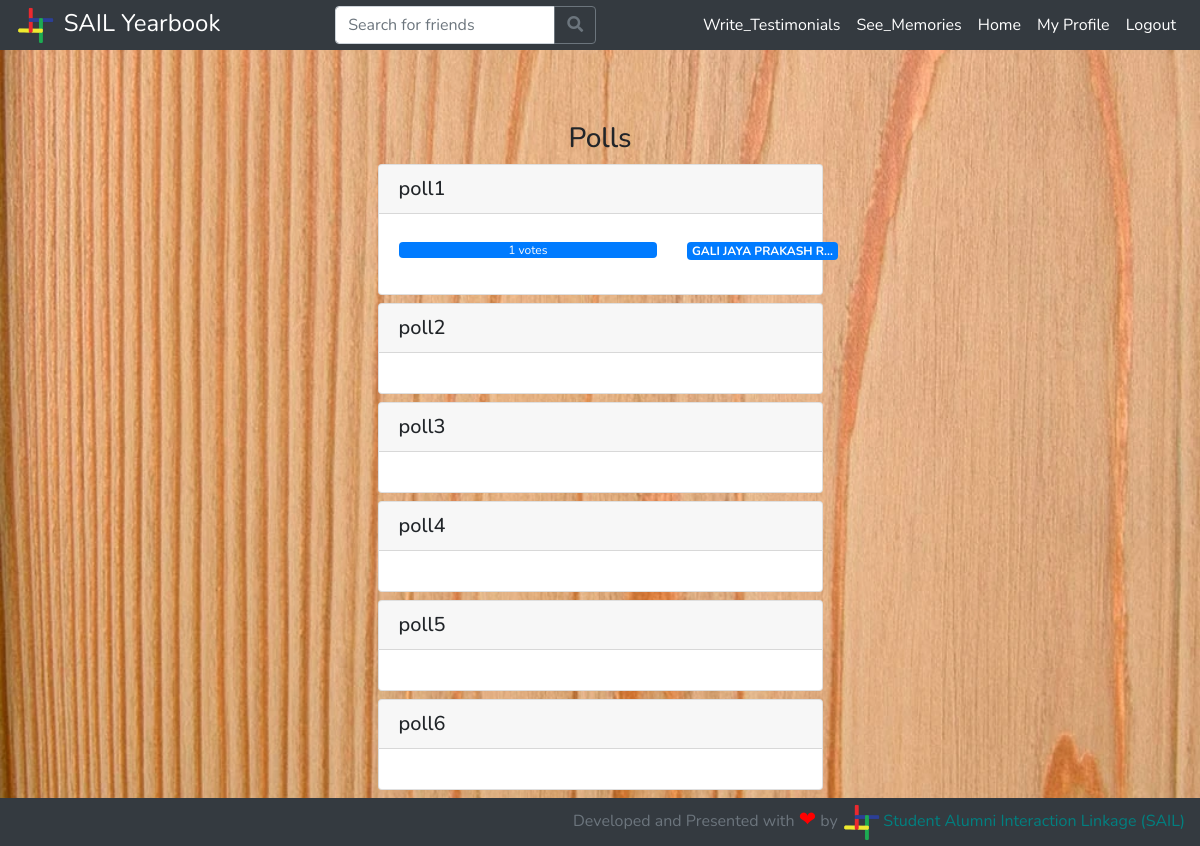
Screenshot of / (signed in) with the database file from the repository.
### students/models.py (models this page shows, shortened)
class PollQuestion(models.Model):
    question = models.CharField(max_length=200)

class Profile(models.Model):
    btech = '01'
    mtech = '41'
    phd = '61'
    msc = '21'
    msr = '43'
    ma = '22'
    bdes = '02'
    mdes = '42'
    error = '00'
    program_values = (
        (btech, 'BTech'),
        (mtech, 'MTech'),
        (phd, 'PhD'),
        (msc, 'MSc'),
        (msr, 'MS-R'),
        (ma, 'MA'),
        (bdes, 'BDes'),
        (mdes, 'MDes'),
        (error, 'Error')
    )
    cse = '01'
    ece = '02'
    me = '03'
    ce = '04'
    dd = '05'
    bsbe = '06'
    cl = '07'
    cst = '22'
    eee = '08'
    ma = '23'
    ph = '21'
    rt = '54'
    hss = '41'
    enc = '51'
    env = '52'
    nt = '53'
    lst = '55'
    department_values = (
        (cse, 'Computer Science & Engineering'),
        (ece, 'Electronics & Communication Engineering'),
        (me, 'Mechanical Engineering'),
        (ce, 'Civil Engineering'),
        (dd, 'Design'),
        (bsbe, 'Biosciences & Bioengineering'),
        (cl, 'Chemical Engineering'),
        (cst, 'Chemical Science & Technology'),
        (eee, 'Electronics & Electrical Engineering'),
        (ma, 'Mathematics & Computing'),
        (ph, 'Engineering Physics'),
        (rt, 'Rural Technology'),
        (hss, 'Humanities & Social Sciences'),
        (enc, 'Centre for Energy'),
        (env, 'Centre for Environment'),
        (nt, 'Centre for Nanotechnology'),
        (lst, 'Centre for Linguistic Science & Technology'),
        (error, 'Error')
    )
    profile_pic = models.ImageField(upload_to='profile_pics/', default='profile_pics/no-profile-pic.png')
    user = models.ForeignKey(User, on_delete=models.CASCADE)
    full_name = models.CharField(max_length=100)
    private = models.BooleanField(default=False)
    rollno = models.IntegerField()
    program = models.CharField(max_length=2, choices=program_values)
    department = models.CharField(max_length=3, choices=department_values)
    phone = models.IntegerField(default=+919999999999)
    alt_email = models.EmailField(max_length=300,default="not_found@gmail.com")
    bio = models.TextField(max_length=1000)
    graduating = models.BooleanField(default=False)

### students/views.py (the view, shortened to what this page needs)
# urls.py: 2. Add a URL to urlpatterns:  path('', views.home, name='home')
@login_required
def home(request):
    if request.method == 'GET':
        if request.user and not request.user.is_anonymous:
            logged_in = True
        else:
            logged_in = False
        if logged_in:
            user = User.objects.filter(username=request.user.username).first()
            poll_questions = PollQuestion.objects.all()
            polls = {}
            if user.is_superuser:
                for question in poll_questions:
                    answers = PollAnswer.objects.filter(question=question)
                    answers_count = answers.count()
                    poll_dict = {}
                    for answer in answers:
                        if answer.answer in poll_dict.keys():
                            poll_dict[answer.answer].append(answer.voted_by)
                        else:
                            poll_dict[answer.answer] = [answer.voted_by]
                    polls[(question, answers_count)] = sorted(poll_dict.items(), key=votes_sort_key, reverse=True)
                context = {
                    'polls': polls,
                    'user': user,
                    'logged_in': logged_in
                }
                return render(request, 'admin_home.html', context)
        else:
            return HttpResponseRedirect(reverse('login'))
    else:
        return error404(request)

### students/views.py (called while the page is built)
def votes_sort_key(item):
    return len(item[1])

### students/templates/admin_home.html (shortened to what this page needs)
{% extends 'base.html' %}
{% block content %}
    <div class="container-fluid">
        <div class="row mx-lg-5 mt-4">
            <div class="col-lg-3"></div>
            <div class="col-lg-6">
                <h3 class="text-center">Polls</h3>
                <div class="container">
                    {% for question, poll in polls.items %}
                        <div class="card my-2 mx-lg-3">
                            <div class="card-header">
                                <h5 class="mb-0">{{ question.0.question }}</h5>
                            </div>
                            <div class="card-body">
                                {% for votes in poll %}
                                    <div class="row my-2">
                                        <div class="col-8">
                                            <div class="progress">
                                              <div class="progress-bar poll" role="progressbar" style="width: 0" votes="{{ votes.1 | length}}" totalvotes="{{ question.1 }}"><a class="text-light nav-link" href="#" data-toggle="modal" data-target="#votes-modal-{{ question.0.id }}-{{ votes.0.id }}">{{ votes.1 | length }} votes</a></div>
                                            </div>
                                        </div>
                                        <div class="col-4">
                                            <a class="badge badge-primary align-top" href="{% url 'profile' votes.0.user.username %}">{{ votes.0.full_name | truncatechars:20 }}</a>
                                        </div>
                                    </div>
                                {% endfor %}
                            </div>
                        </div>
                    {% endfor %}
                </div>
            </div>
            <div class="col-lg-3"></div>
        </div>
    </div>
{% endblock %}

### students/static/css/extra.css (style rules this page uses)
body { background-image:url("../img/wood3.jpg"); background-attachment:fixed; background-position: center; background-size:cover; }

### students/templates/base.html (style rules this page uses)
a { color:teal; }
body { padding-top:50px; }
.nav-link { color: rgba(255, 255, 255, 0.99); }

### rows the page displays
PollQuestion: question "poll1"
Profile: votes "1", full_name "GALI JAYA PRAKASH R…"
PollQuestion: question "poll2"
PollQuestion: question "poll3"
PollQuestion: question "poll4"
PollQuestion: question "poll5"
PollQuestion: question "poll6"
